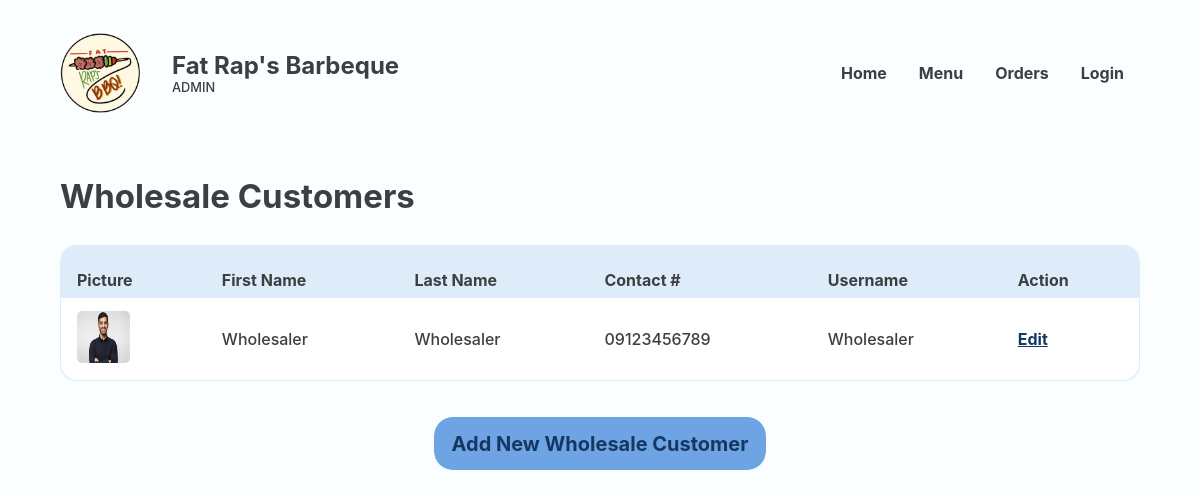
Screenshot of /Website/admin-wholesaler-accounts.php with the database file from the repository.
### tables this page shows
CREATE TABLE `wholesaler` (
  `WHL_ID` int(18) UNSIGNED NOT NULL,
  `PRSN_ID` int(18) NOT NULL,
  `WHL_FNAME` varchar(20) NOT NULL,
  `WHL_LNAME` varchar(20) NOT NULL,
  `WHL_IMAGE` varchar(250) NOT NULL,
  `WHL_STATUS` varchar(18) NOT NULL
);

CREATE TABLE `person` (
  `PRSN_ID` int(18) UNSIGNED NOT NULL,
  `PRSN_NAME` varchar(20) NOT NULL,
  `PRSN_EMAIL` varchar(35) NOT NULL,
  `PRSN_PASSWORD` varchar(250) NOT NULL,
  `PRSN_PHONE` varchar(11) NOT NULL,
  `PRSN_ROLE` varchar(11) NOT NULL
);

### Website/admin-wholesaler-accounts.php (the view, shortened to what this page needs)
<?php
@include 'constants.php';
?>
<!DOCTYPE html>
<html lang="en">
<head>
    <link rel="stylesheet" href="header-styles.css">
    <link rel="stylesheet" href="admin-styles.css">
    <link href='https://unpkg.com/boxicons@2.1.4/css/boxicons.min.css' rel='stylesheet'>
</head>
<body>
    <header class="backend">
        <div class="header-container">
            <div class="website-title">
                <img id="logo" src="images/client-logo.png">
                <div class="text">
                    <h1>Fat Rap's Barbeque</h1>
                    <p>ADMIN</p>
                </div>
            </div>
            <ul class='menubar'>
                <li><a href="<?php echo SITEURL; ?>admin-home.php">Home</a></li>
                <li><a href="<?php echo SITEURL; ?>admin-edit-menu.php">Menu</a></li>
                <li><a href="<?php echo SITEURL; ?>admin-new-orders.php">Orders</a></li>
                <?php
                if (isset($_SESSION['prsn_id'])) {
                ?>
                    <li><a href="<?php echo SITEURL; ?>logout.php">Logout</a>
                    </li>
                <?php
                } else {
                ?>
                    <li><a href="<?php echo SITEURL; ?>login-page.php">Login</a></li>
                <?php
                }
                ?>
            </ul>
        </div>
    </header>
    <main>
        <section class="section">
            <div class="container">
                <div class="section-heading">
                    <h2>Wholesale Customers</h2>
                </div>
                <section class="section-body">
                    <section class="main-section column">
                        <div class="table-wrapper">
                            <table class="alternating">
                                <tr>
                                    <th class="header">Picture</th>
                                    <th class="header">First Name</th>
                                    <th class="header">Last Name</th>
                                    <th class="header">Contact #</th>
                                    <th class="header">Username</th>
                                    <th class="header">Action</th>
                                </tr>
                                <?php
                                $sql = "SELECT * FROM person, wholesaler WHERE wholesaler.PRSN_ID = person.PRSN_ID AND PRSN_ROLE = 'Wholesaler'";
                                $res = mysqli_query($conn, $sql);
                                $count = mysqli_num_rows($res);
                                if ($count > 0) {
                                    while ($row = mysqli_fetch_assoc($res)) {
                                        $PRSN_ID = $row['PRSN_ID'];
                                        $WHL_ID = $row['WHL_ID'];
                                        $WHL_IMAGE = $row['WHL_IMAGE'];
                                        $WHL_FNAME = $row['WHL_FNAME'];
                                        $WHL_LNAME = $row['WHL_LNAME'];
                                        $PRSN_NUMBER = $row['PRSN_PHONE'];
                                        $PRSN_NAME = $row['PRSN_NAME'];
                                ?>
                                        <tr>
                                            <td data-cell="Image">
                                                <img src="<?php echo SITEURL; ?>images/<?php echo $WHL_IMAGE; ?>" alt="">
                                            </td>
                                            <td data-cell="Name"><?php echo $WHL_FNAME ?></td>
                                            <td data-cell="Name"><?php echo $WHL_LNAME ?></td>
                                            <td data-cell="Contact #"><?php echo $PRSN_NUMBER ?></td>
                                            <td data-cell="Username"><?php echo $PRSN_NAME ?></td>
                                            <td data-cell="Action"><a href="<?php echo SITEURL; ?>admin-edit-wholesaler.php?PRSN_ID=<?php echo $PRSN_ID ?>&WHL_ID=<?php echo $WHL_ID ?>&WHL_IMAGE=<?php echo $WHL_IMAGE?>" class="edit">Edit</a></td>
                                        </tr>
                                    <?php
                                    }
                                } else {
                                    ?>
                                    <tr>
                                        <td colspan="5" class="error">Empty</td>
                                    </tr>
                                <?php
                                }
                                ?>
                            </table>
                        </div>
                        <a href="<?php echo SITEURL; ?>admin-add-wholesaler.php" class="page-btn"><button class="big-btn">Add New Wholesale Customer</button></a>
                    </section>
                </section>
            </div>
        </section>
    </main>
</body>
</html>

### Website/header-styles.css (style rules this page uses)
*, *::before, *::after { margin: 0; padding: 0; box-sizing: border-box; font-family: inherit; }
:root { --bg:#F2FFE1; --primary:#f3d95c; --text:#3A001E; --text2: #FA3F1F; --input-bg:#F7F3DC; --eye-icon:#CEC699; --block: #4ADE5D; --block-p:#277B32; --block-h1: #0F4C17; --form-bg: #FFFDEF; --header-text: #3A001E; }
body { font-family: 'Inter', sans-serif; }
header, footer { width: 100%; display: flex; justify-content: center; align-items: center; }
header { height: 8rem; position: fixed; top: 0; z-index: 100; color: var(--header-text); background-color: var(--bg); }
header.backend { color: #3A3F42; background-color: #FBFEFF; }
.header-container, .footer-container { margin-inline: auto; margin-top: 2rem; margin-bottom: 0.9rem; width: 90%; max-width: 1200px; display: flex; justify-content: space-between; align-items: center; }
.website-title { display: flex; align-items: center; }
header img { width: 80px; position: relative; }
header .text { margin-left: 2rem; }
header h1 { white-space: nowrap; font-size: 1.5rem; }
header .text p, footer .right-container p { font-size: 0.8rem; }
li > a { color: inherit; text-decoration: none; }
.menubar { display: flex; flex-direction: row; list-style-type: none; margin: 0; padding: 0; }
.menubar > li { font-weight: bold; margin: 0 1rem; overflow: hidden; }

### Website/admin-styles.css (style rules this page uses)
*, *::before, *::after { margin: 0; padding: 0; box-sizing: border-box; font-family: inherit; }
:root { --bg:#EDE9D0; --primary:#F5D636; --active-primary:#EDCB1C; --input-bg:#F7F3DC; --form-bg: #FFFDEF; --available:#A8D991; --available-text:#304D23; --fully-booked:#C13B24; --fully-booked-text:var(--text); --closed:#3B3B3B; --closed-text:#A9A9A9; --product-info-bg: #C13B24; --light-text: #FEFBEA; --text:#3A3F42; --light-blue: #DEECF9; --darker-row: #deecf94f; --sidemenu-blue: #6EA4E4; --sidemenu-blue-hover: #5790D5; --sidemenu-blue-text: #163860; --db-highlight-blue: #93CBFF; --gray: #878F94; --accept-green: #78D35A; --reject-red: #DA523B; }
html { color: var(--text); }
body { font-family: 'Inter', sans-serif; font-weight: 500; min-height: 100vh; color: #3A3F42; background-color: #FBFEFF; }
main { padding-top: 8rem; }
.section { width: 100%; display: flex; justify-content: center; align-items: center; }
.container { max-width: 1200px; width: 90%; margin: clamp(1rem, 5vw, 3rem) auto; margin-bottom: 5rem; }
.section-heading { display: flex; flex-direction: column; gap: 0.5rem; margin-bottom: 1.8rem; }
.section-heading h2 { font-size: 2.0625rem; }
.main-section { min-width: 5rem; }
.column { display: flex; flex-direction: column; }
.table-wrapper { width: 100%; background-color: var(--light-blue); border-radius: 1rem; padding: 1px; height: max-content; overflow-x: auto; flex: 1; }
table { background: white; border-radius: 1rem; border-collapse: collapse; width: 100%; }
table .edit, table .trash { color: var(--sidemenu-blue-text); font-weight: bold; }
table th.header, .app-det-tbl table td.header { padding: 1.5rem 1rem 0.5rem 1rem ; background: var(--light-blue); }
table th.header:first-of-type { border-top-left-radius: 1rem; }
table th.header:last-of-type { border-top-right-radius: 1rem; }
td,th { text-align: left; text-wrap: nowrap; }
td { padding: 0.8rem; padding-left: 1rem; }
.alternating tr:nth-last-of-type(2n) { background: var(--darker-row); }
table img { width: 3.3rem; height: 3.3rem; border-radius: 5px; }
button { display: inline-block; border: none; outline: none; padding: 0; cursor: pointer; }
.side-menu .inventory-box, .view, .big-btn { display: block; background-color: var(--sidemenu-blue); padding: 0.9rem 1.1rem; font-size: 1rem; color: var(--sidemenu-blue-text); }
.big-btn { border-radius: 1.2rem; width: max-content; min-width: 17rem; margin: 0 auto; font-weight: bold; font-size: 1.25rem; margin-top: 2.25rem; text-decoration: none; text-align: center; }
.page-btn { text-decoration: none; }

### rows the page displays
wholesaler: WHL_IMAGE (picture), WHL_FNAME "Wholesaler", WHL_LNAME "Wholesaler", PRSN_ID.PRSN_PHONE "09123456789", PRSN_ID.PRSN_NAME "Wholesaler"
